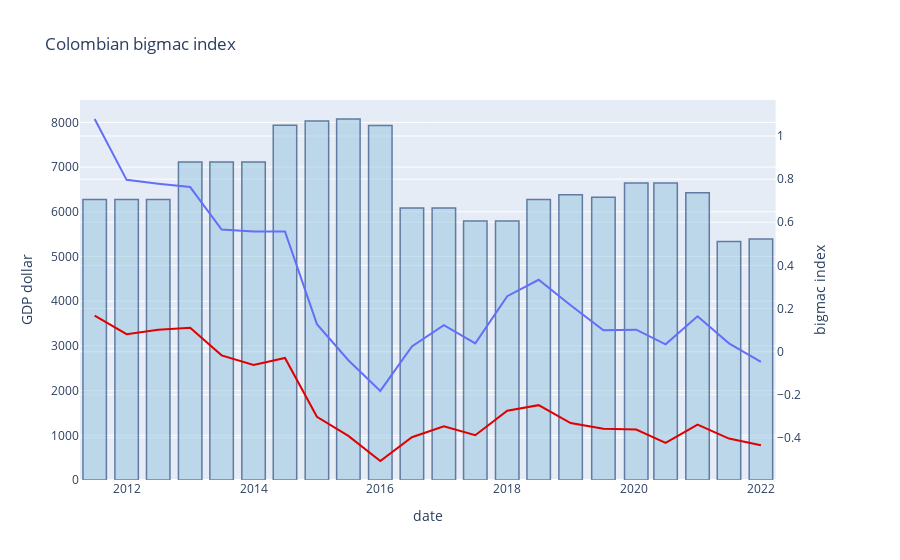

The cell this chart's notebook holds for it:
### Code cell
subfig = make_subplots(specs=[[{'secondary_y':True}]])
fig1 = px.line(bigmac_Col_adj_filtered, x='date', y='USD_adjusted')
fig3 = px.line(bigmac_Col_adj_filtered, x='date', y='USD_raw')
fig2 = px.bar(bigmac_Col_adj_filtered, x='date' , y='GDP_dollar')
fig2.update_traces(marker_color='rgb(158,202,225)', marker_line_color='rgb(8,48,107)', marker_line_width=1.5,opacity=0.6)
fig1.update_traces(yaxis = "y2")
fig3.update_traces(yaxis = "y2",marker_line_width=1.5,line_color='rgb(225,0,0)')
subfig.add_traces(fig1.data + fig2.data + fig3.data)
subfig.layout.xaxis.title = "date"
subfig.layout.yaxis.title = "GDP dollar"
subfig.layout.yaxis2.title = "bigmac index"
subfig.layout.title = "Colombian bigmac index"
subfig.show()

### Figure 1 — Plotly figure (JSON) as saved in the notebook; plotly's stock layout.template omitted (floating-point values rounded to 4 significant figures)
{"data": [{"hovertemplate": "date=%{x}<br>USD_adjusted=%{y}<extra></extra>", "legendgroup": "", "line": {"color": "#636efa", "dash": "solid"}, "marker": {"symbol": "circle"}, "mode": "lines", "name": "", "orientation": "v", "showlegend": false, "type": "scatter", "x": ["2011-07-01", "2012-01-01", "2012-07-01", "2013-01-01", "2013-07-01", "2014-01-01", "2014-07-01", "2015-01-01", "2015-07-01", "2016-01-01", "2016-07-01", "2017-01-01", "2017-07-01", "2018-01-01", "2018-07-01", "2019-01-01", "2019-07-09", "2020-01-14", "2020-07-01", "2021-01-01", "2021-07-01", "2022-01-01"], "xaxis": "x", "y": [1.079, 0.7966, 0.7786, 0.7632, 0.5661, 0.5567, 0.5571, 0.1273, -0.03991, -0.1824, 0.02415, 0.1227, 0.038, 0.2568, 0.3332, 0.2154, 0.09901, 0.1019, 0.03394, 0.1637, 0.03829, -0.04801], "yaxis": "y2"}, {"alignmentgroup": "True", "hovertemplate": "date=%{x}<br>GDP_dollar=%{y}<extra></extra>", "legendgroup": "", "marker": {"color": "rgb(158,202,225)", "line": {"color": "rgb(8,48,107)", "width": 1.5}, "pattern": {"shape": ""}}, "name": "", "offsetgroup": "", "opacity": 0.6, "orientation": "v", "showlegend": false, "textposition": "auto", "type": "bar", "x": ["2011-07-01", "2012-01-01", "2012-07-01", "2013-01-01", "2013-07-01", "2014-01-01", "2014-07-01", "2015-01-01", "2015-07-01", "2016-01-01", "2016-07-01", "2017-01-01", "2017-07-01", "2018-01-01", "2018-07-01", "2019-01-01", "2019-07-09", "2020-01-14", "2020-07-01", "2021-01-01", "2021-07-01", "2022-01-01"], "xaxis": "x", "y": [6273.0, 6273.0, 6273.0, 7114.0, 7114.0, 7114.0, 7936.0, 8031.0, 8076.0, 7928.0, 6084.0, 6084.0, 5792.0, 5792.0, 6273.0, 6380.0, 6325.0, 6642.0, 6642.0, 6423.0, 5336.0, 5391.0], "yaxis": "y"}, {"hovertemplate": "date=%{x}<br>USD_raw=%{y}<extra></extra>", "legendgroup": "", "line": {"color": "rgb(225,0,0)", "dash": "solid"}, "marker": {"line": {"width": 1.5}, "symbol": "circle"}, "mode": "lines", "name": "", "orientation": "v", "showlegend": false, "type": "scatter", "x": ["2011-07-01", "2012-01-01", "2012-07-01", "2013-01-01", "2013-07-01", "2014-01-01", "2014-07-01", "2015-01-01", "2015-07-01", "2016-01-01", "2016-07-01", "2017-01-01", "2017-07-01", "2018-01-01", "2018-07-01", "2019-01-01", "2019-07-09", "2020-01-14", "2020-07-01", "2021-01-01", "2021-07-01", "2022-01-01"], "xaxis": "x", "y": [0.1671, 0.08054, 0.1013, 0.1105, -0.01752, -0.06203, -0.02929, -0.3026, -0.3912, -0.5075, -0.3971, -0.3467, -0.388, -0.2742, -0.2485, -0.3318, -0.3575, -0.3616, -0.4238, -0.3388, -0.4034, -0.4346], "yaxis": "y2"}], "layout": {"title": {"text": "Colombian bigmac index"}, "xaxis": {"anchor": "y", "domain": [0, 0.94], "title": {"text": "date"}}, "yaxis": {"anchor": "x", "domain": [0, 1], "title": {"text": "GDP dollar"}}, "yaxis2": {"anchor": "x", "overlaying": "y", "side": "right", "title": {"text": "bigmac index"}}}}
